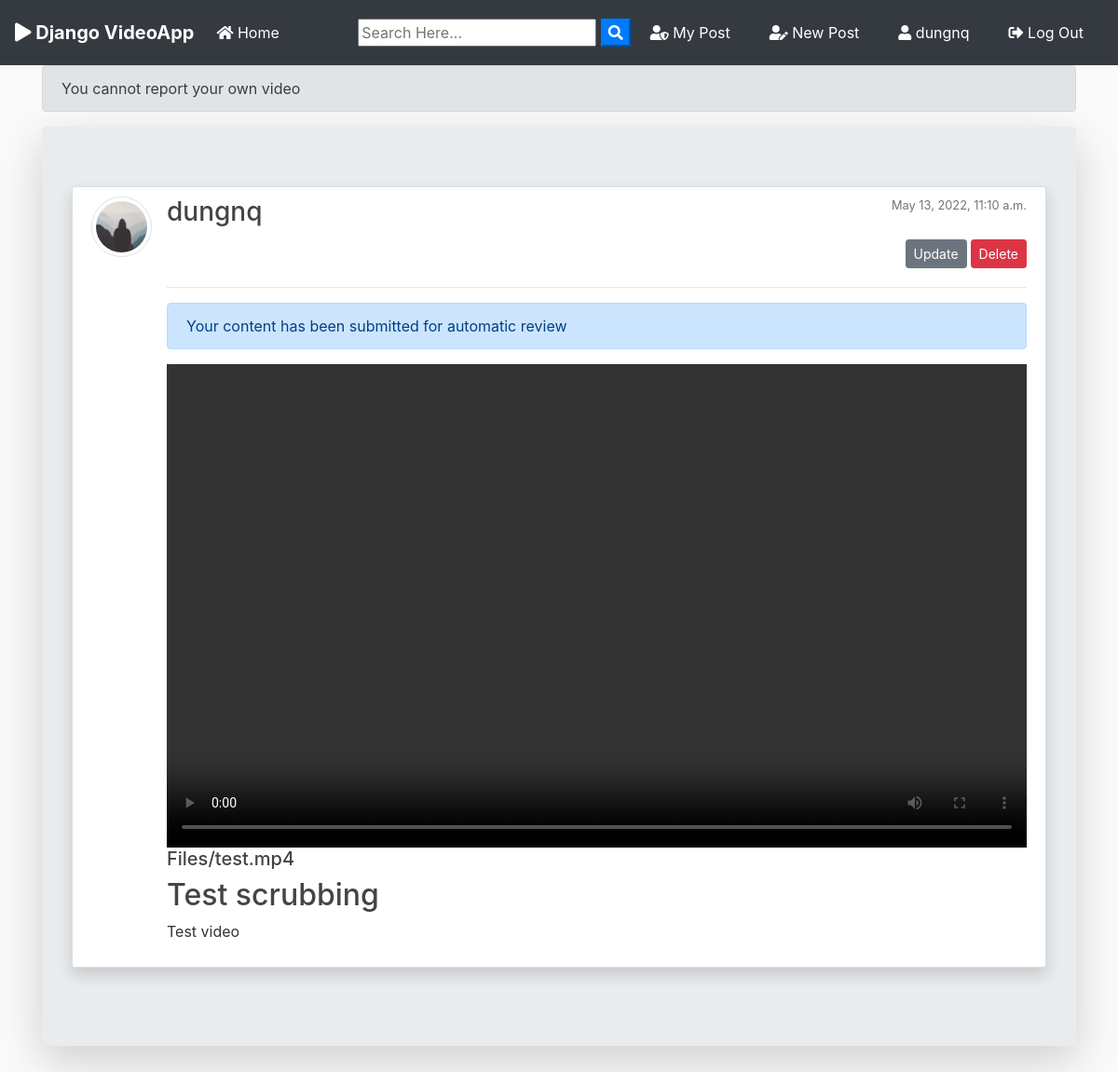
Page /report/17/ (signed in) on the earlier database version.
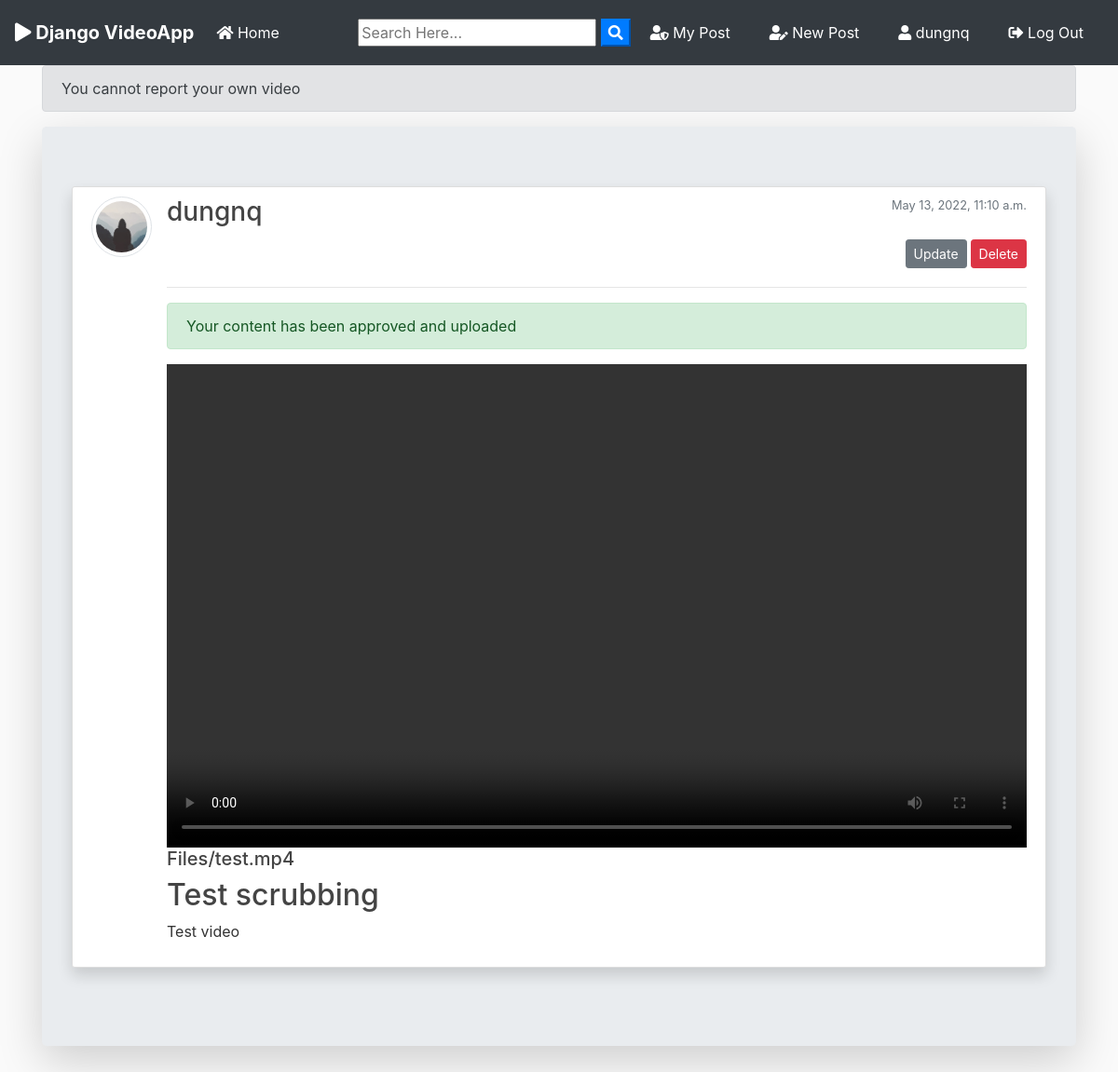
Same page on the later database version.
### blog/views.py (the view)
# urls.py: path('report/<int:id>/', views.report_video, name='report-video'),
@login_required
def report_video(request, id):
    try:
        video = Post.objects.get(pk=id)
        if video.author == request.user:
            message = 'You cannot report your own video'
        elif video.status != 'A' or request.method!='POST' or request.user.is_superuser:
            message = 'Invalid action'
        elif request.user.report_set.filter(video=video).exists():
            message = 'You\'ve already reported this video'
        else:
            report = Report(reporter = request.user, video = video, label = request.POST['label'], status = 'S')
            report.save()
            message = 'Report submitted'
        return render(request, 'blog/post_detail.html', {'object':video, 'message':message})
    except:
        message = 'Post not found'
        return render(request, 'blog/post_detail.html', {'message':message})

### blog/models.py (called while the page is built)
	def extension(self):
		name, extension = os.path.splitext(self.file.name)
		return extension

### blog/templates/blog/post_detail.html (shortened to what the changed rows need)
{% extends "blog/base.html" %}
{% load static %}
{% block content %}
<div class="jumbotron mt-3 shadow-lg">
<article class="media content-section shadow ">
    <div class="media-body">
      <div class="">
        <div class="d-flex justify-content-between">
        <a class="mr-2 mt-0 mb-0  text-dark" href="{% url 'user-posts' object.author.username  %}"><h3>{{ object.author }}</h3></a>
        <small class="text-muted  text-align-right">{{ object.date_posted }}</small>
        </div>
        {% if object.author != user %}
          <div class="form-group mt-0 pt-0 d-flex justify-content-end">
            {% if user.is_superuser %}
              {% if object.status == 'M' %}
              <div class="form-group mt-0 pt-0 d-flex justify-content-end">
                <a class="btn btn-success btn-sm mt-1 mb-1 mr-1 flex-last" href="{% url 'request-approve' object.id %}">Approve</a>
                <button class="btn btn-danger btn-sm mt-1 mb-1 flex-last" data-toggle="modal" data-target="#blockForm"> Reject </button>
              </div>
              {% else %}
                <a href="{{ object.file.url }}" download class="btn btn-primary flex-last" type="submit"><i class="fas fa-download"></i> Download</a>
              {% endif %}
            {% else %}
            {% if user.is_authenticated %}
            <button  data-toggle="modal" data-target="#reportForm" class="btn btn-secondary mr-1 flex-last"><i class="fas fa-solid fa-flag"></i> Report</button>
            {% endif %}
            <a href="{{ object.file.url }}" download class="btn btn-primary flex-last" type="submit"><i class="fas fa-download"></i> Download</a>
            {% endif %}
          </div>
        {% else %}
        <div class="form-group mt-0 pt-0 d-flex justify-content-end">
          <a class="btn btn-secondary btn-sm mt-1 mb-1 mr-1 flex-last" href="{% url 'post-update' object.id %}">Update</a>
          <a class="btn btn-danger btn-sm mt-1 mb-1 flex-last" href="{% url 'post-delete' object.id %}">Delete</a>
        </div>
        {% endif %}
        <hr>
        {% if object.author == user %}
          {% if object.status == 'A' %}
            <div class="alert alert-success" role="alert">
              Your content has been approved and uploaded
            </div>
          {% elif object.status == 'F' %}
            <div class="alert alert-danger d-flex justify-content-between" role="alert">
              Your content has been rejected by system for containing the following material: {{object.label}}
              <a class="btn btn-success text-align-right" href="{% url 'request-create' object.id %}">Request manual inspection</a>
            </div>
          {% elif object.status == 'S' %}
            <div class="alert alert-primary" role="alert">
              Your content has been submitted for automatic review
            </div>
          {% elif object.status == 'M' %}
            <div class="alert alert-info" role="alert">
              Your content has been submitted for manual review
            </div>
          {% elif object.status == 'R' %}
            <div class="alert alert-danger" role="alert">
              Your content has been rejected by admin for containing the following material: {{object.label}}
            </div>
          {% elif object.status == 'P' %}
            <div class="alert alert-warning" role="alert">
              Your content is being reviewed by system
            </div>
          {% endif %}
        {% endif %}
      </div>
      <h2>{{ object.title }}</h2>
    </div>
  </article>
{% endblock content %}

Differences in the rows shown:
changed Post "Test scrubbing": status "S" → "A" (drawn)
Other differences:
text no longer shown: "Your content has been submitted for automatic review"
text now shown: "Your content has been approved and uploaded"
